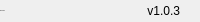
              <widget class="QFrame" name="bottomBar">
               <property name="minimumSize">
                <size>
                 <width>0</width>
                 <height>22</height>
                </size>
               </property>
               <property name="maximumSize">
                <size>
                 <width>16777215</width>
                 <height>22</height>
                </size>
               </property>
               <property name="frameShape">
                <enum>QFrame::NoFrame</enum>
               </property>
               <property name="frameShadow">
                <enum>QFrame::Raised</enum>
               </property>
               <layout class="QHBoxLayout" name="horizontalLayout_5">
                <property name="spacing">
                 <number>0</number>
                </property>
                <property name="leftMargin">
                 <number>0</number>
                </property>
                <property name="topMargin">
                 <number>0</number>
                </property>
                <property name="rightMargin">
                 <number>0</number>
                </property>
                <property name="bottomMargin">
                 <number>0</number>
                </property>
                <item>
                 <widget class="QLabel" name="creditsLabel">
                  <property name="maximumSize">
                   <size>
                    <width>16777215</width>
                    <height>16</height>
                   </size>
                  </property>
                  <property name="font">
                   <font>
                    <family>Segoe UI</family>
                    <pointsize>-1</pointsize>
                    <italic>false</italic>
                    <bold>false</bold>
                   </font>
                  </property>
                  <property name="text">
                   <string>By: blyang</string>
                  </property>
                  <property name="alignment">
                   <set>Qt::AlignLeading|Qt::AlignLeft|Qt::AlignVCenter</set>
                  </property>
                 </widget>
                </item>
                <item>
                 <widget class="QLabel" name="version">
                  <property name="text">
                   <string>v1.0.3</string>
                  </property>
                  <property name="alignment">
                   <set>Qt::AlignRight|Qt::AlignTrailing|Qt::AlignVCenter</set>
                  </property>
                 </widget>
                </item>
                <item>
                 <widget class="QFrame" name="frame_size_grip">
                  <property name="minimumSize">
                   <size>
                    <width>20</width>
                    <height>0</height>
                   </size>
                  </property>
                  <property name="maximumSize">
                   <size>
                    <width>20</width>
                    <height>16777215</height>
                   </size>
                  </property>
                  <property name="frameShape">
                   <enum>QFrame::NoFrame</enum>
                  </property>
                  <property name="frameShadow">
                   <enum>QFrame::Raised</enum>
                  </property>
                 </widget>
                </item>
               </layout>
              </widget>
